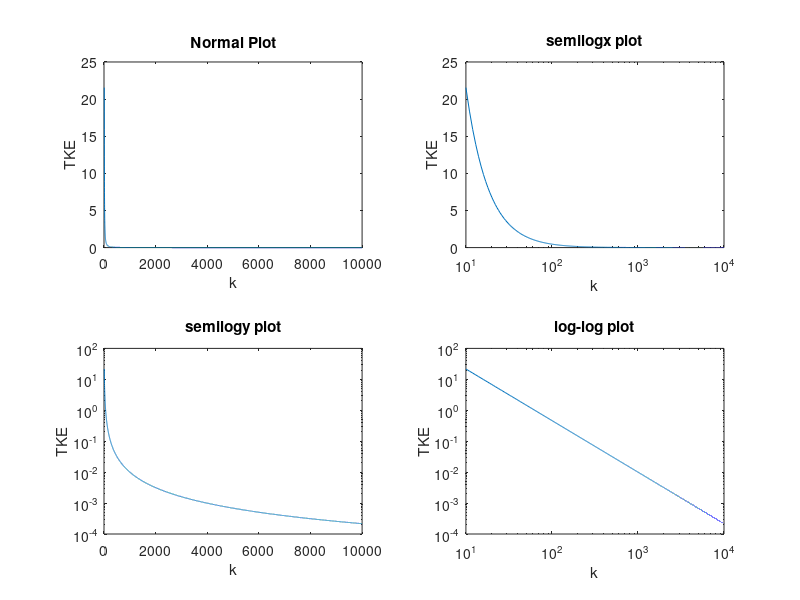

Reproduce this figure in MATLAB.
%TURBULENT plot the turbulent data

% By submitting this assignment, I agree to the following:
%  “Aggies do not lie, cheat, or steal, or tolerate those who do”
%  “I have not given or received any unauthorized aid on this assignment”
%
% Name: 		XUCHENG GUO
% Section:      539
% Team:
% Assignment:   ICA 3
% Date:         30 January 2017

k = linspace(10, 10000, 10000);
tke = 1000 * k .^ (- 5 / 3);

subplot(2,2,1);
plot(k, tke);
title('Normal Plot');
xlabel('k');
ylabel('TKE');

subplot(2,2,2);
semilogx(k, tke);
title('semilogx plot');
xlabel('k');
ylabel('TKE');

subplot(2,2,3);
semilogy(k, tke);
title('semilogy plot');
xlabel('k');
ylabel('TKE');

subplot(2,2,4);
loglog(k, tke);
title('log-log plot');
xlabel('k');
ylabel('TKE');
